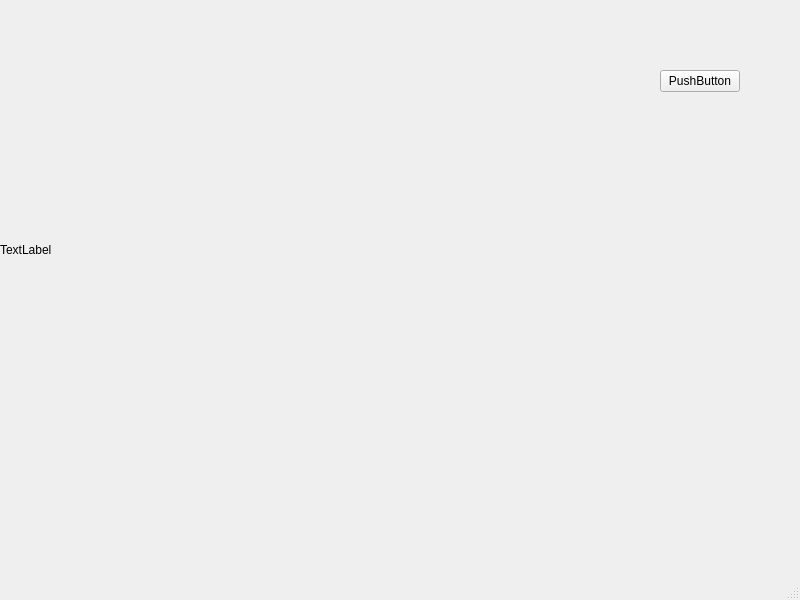
<?xml version="1.0" encoding="UTF-8"?>
<ui version="4.0">
 <class>MainWindow</class>
 <widget class="QMainWindow" name="MainWindow">
  <property name="geometry">
   <rect>
    <x>0</x>
    <y>0</y>
    <width>800</width>
    <height>600</height>
   </rect>
  </property>
  <property name="windowTitle">
   <string>MainWindow</string>
  </property>
  <widget class="QWidget" name="centralwidget">
   <widget class="QLabel" name="label">
    <property name="geometry">
     <rect>
      <x>0</x>
      <y>0</y>
      <width>500</width>
      <height>500</height>
     </rect>
    </property>
    <property name="text">
     <string>TextLabel</string>
    </property>
   </widget>
   <widget class="QPushButton" name="pushButton">
    <property name="geometry">
     <rect>
      <x>660</x>
      <y>70</y>
      <width>80</width>
      <height>22</height>
     </rect>
    </property>
    <property name="text">
     <string>PushButton</string>
    </property>
   </widget>
  </widget>
  <widget class="QMenuBar" name="menubar">
   <property name="geometry">
    <rect>
     <x>0</x>
     <y>0</y>
     <width>800</width>
     <height>21</height>
    </rect>
   </property>
  </widget>
  <widget class="QStatusBar" name="statusbar"/>
 </widget>
 <resources/>
 <connections/>
</ui>
